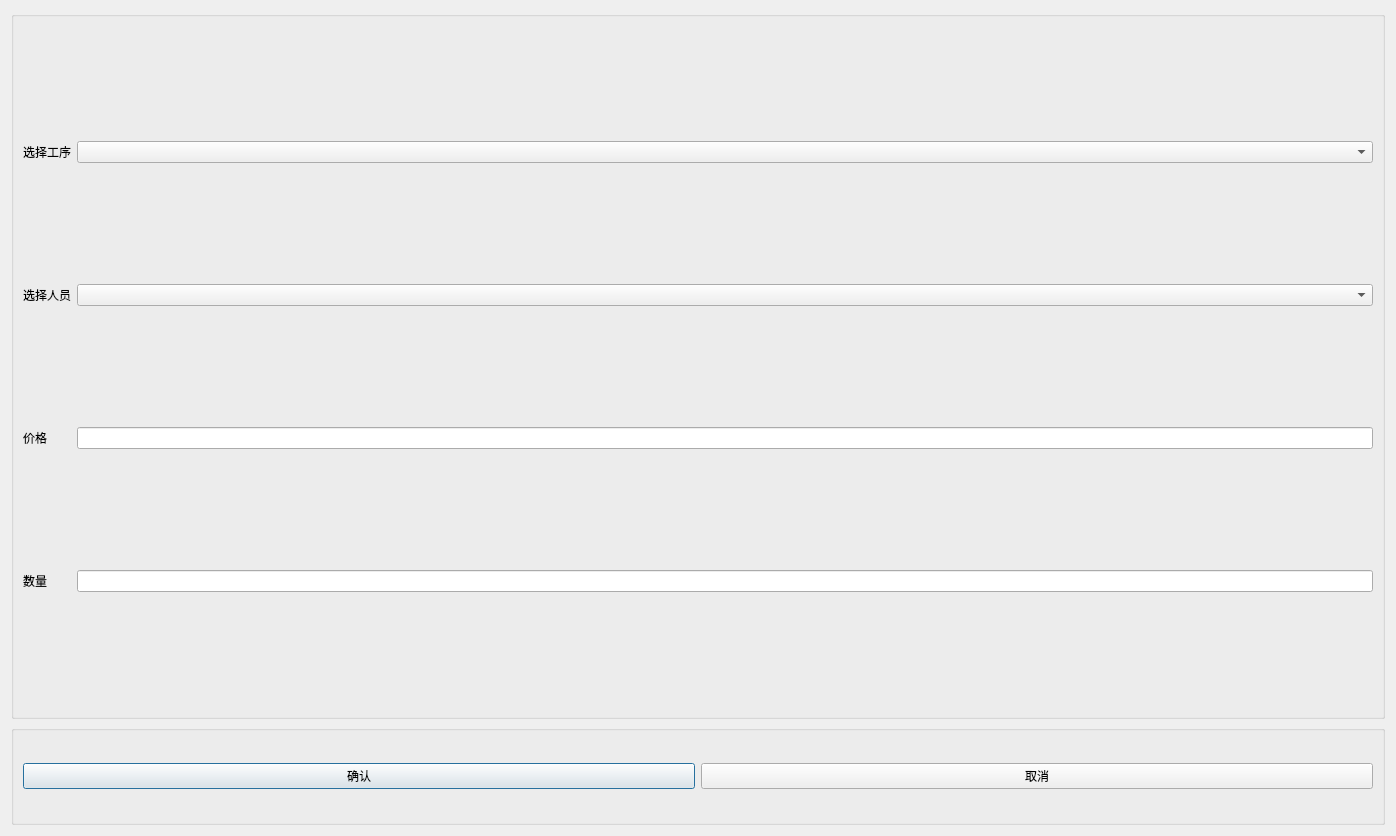
<?xml version="1.0" encoding="UTF-8"?>
<ui version="4.0">
 <class>OrderProcessDialog</class>
 <widget class="QDialog" name="OrderProcessDialog">
  <property name="geometry">
   <rect>
    <x>0</x>
    <y>0</y>
    <width>1396</width>
    <height>836</height>
   </rect>
  </property>
  <property name="windowTitle">
   <string>OrderProcessDialog</string>
  </property>
  <layout class="QGridLayout" name="gridLayout_3">
   <item row="0" column="0">
    <widget class="QGroupBox" name="groupBox">
     <property name="title">
      <string/>
     </property>
     <layout class="QGridLayout" name="gridLayout">
      <item row="0" column="0">
       <widget class="QLabel" name="label">
        <property name="text">
         <string>选择工序</string>
        </property>
       </widget>
      </item>
      <item row="0" column="1">
       <widget class="QComboBox" name="comboBoxProcess"/>
      </item>
      <item row="1" column="0">
       <widget class="QLabel" name="label_2">
        <property name="text">
         <string>选择人员</string>
        </property>
       </widget>
      </item>
      <item row="1" column="1">
       <widget class="QComboBox" name="comboBoxEmployee"/>
      </item>
      <item row="2" column="0">
       <widget class="QLabel" name="label_3">
        <property name="text">
         <string>价格</string>
        </property>
       </widget>
      </item>
      <item row="2" column="1">
       <widget class="QLineEdit" name="lineEditPrice"/>
      </item>
      <item row="3" column="0">
       <widget class="QLabel" name="label_4">
        <property name="text">
         <string>数量</string>
        </property>
       </widget>
      </item>
      <item row="3" column="1">
       <widget class="QLineEdit" name="lineEditNumber"/>
      </item>
     </layout>
    </widget>
   </item>
   <item row="1" column="0">
    <widget class="QGroupBox" name="groupBox_2">
     <property name="maximumSize">
      <size>
       <width>16777215</width>
       <height>100</height>
      </size>
     </property>
     <property name="title">
      <string/>
     </property>
     <layout class="QGridLayout" name="gridLayout_2">
      <item row="0" column="0">
       <widget class="QPushButton" name="pushButton">
        <property name="text">
         <string>确认</string>
        </property>
       </widget>
      </item>
      <item row="0" column="1">
       <widget class="QPushButton" name="pushButton_2">
        <property name="text">
         <string>取消</string>
        </property>
       </widget>
      </item>
     </layout>
    </widget>
   </item>
  </layout>
 </widget>
 <resources/>
 <connections>
  <connection>
   <sender>pushButton</sender>
   <signal>clicked()</signal>
   <receiver>OrderProcessDialog</receiver>
   <slot>accept()</slot>
   <hints>
    <hint type="sourcelabel">
     <x>360</x>
     <y>772</y>
    </hint>
    <hint type="destinationlabel">
     <x>697</x>
     <y>417</y>
    </hint>
   </hints>
  </connection>
  <connection>
   <sender>pushButton_2</sender>
   <signal>clicked()</signal>
   <receiver>OrderProcessDialog</receiver>
   <slot>reject()</slot>
   <hints>
    <hint type="sourcelabel">
     <x>1035</x>
     <y>772</y>
    </hint>
    <hint type="destinationlabel">
     <x>697</x>
     <y>417</y>
    </hint>
   </hints>
  </connection>
 </connections>
</ui>
